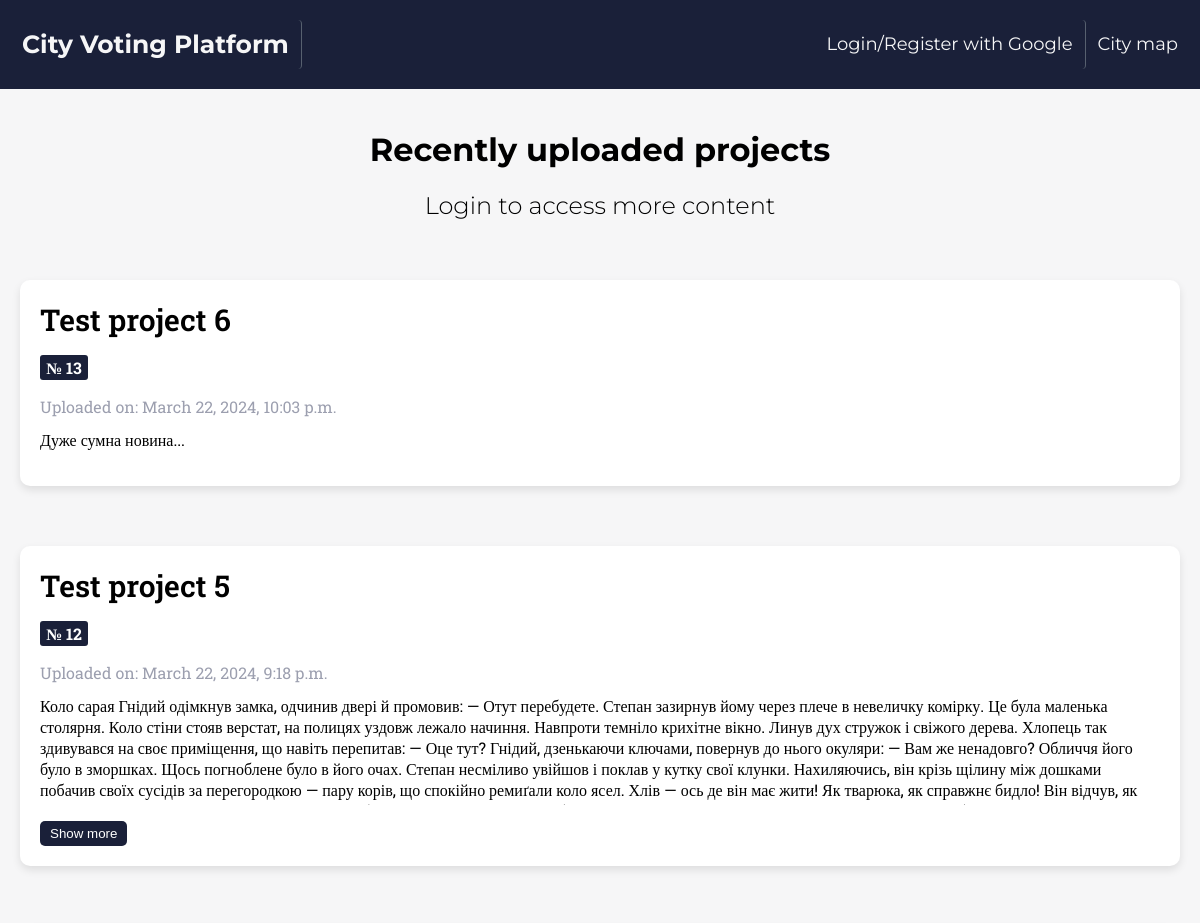
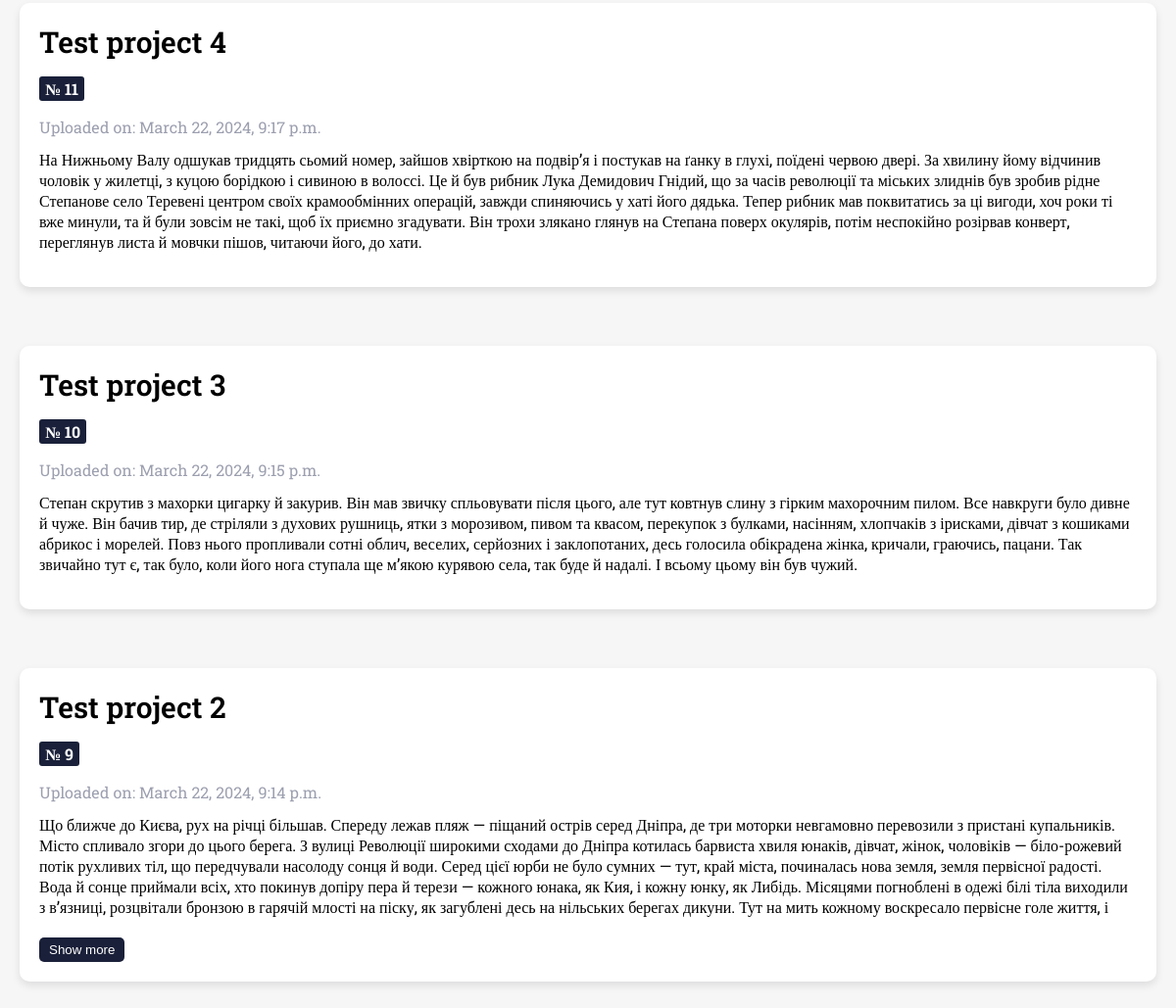
/, run on an earlier commit of the app's database (2 pictures, top to bottom).
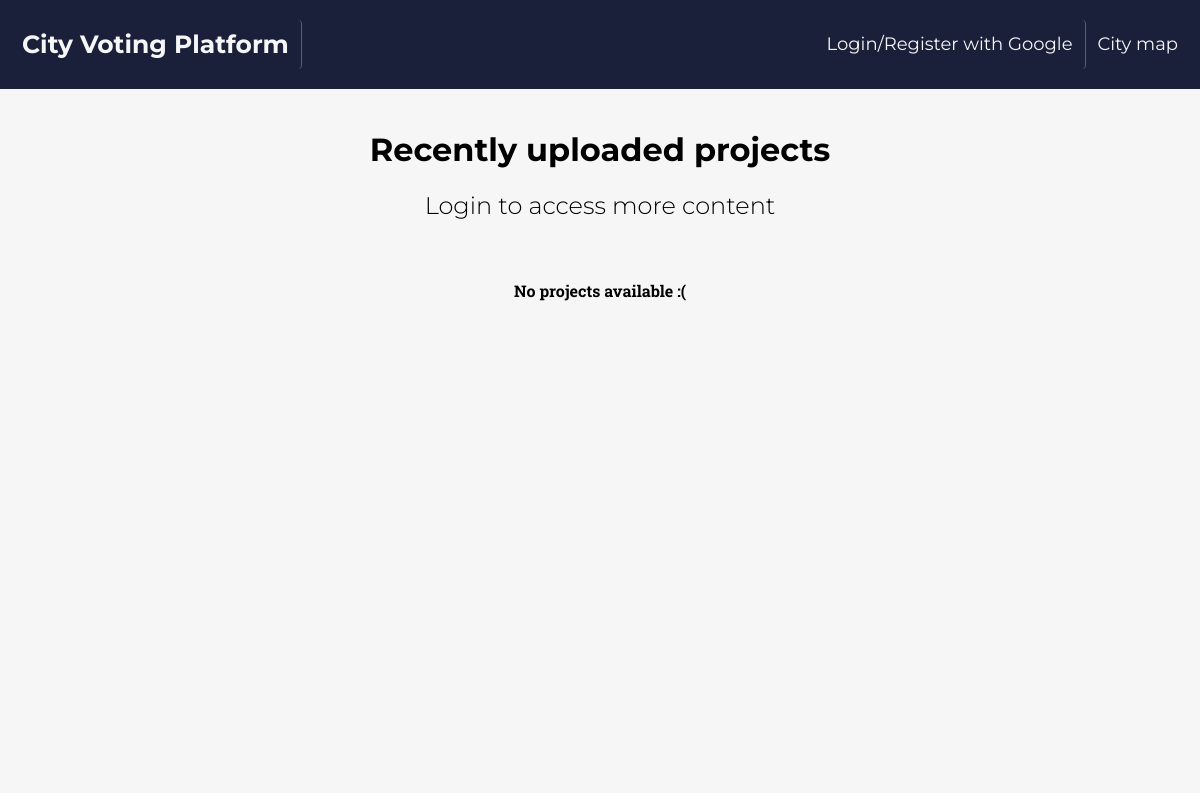
And on a later commit of the database.
### voting/models.py (models this page shows, shortened)
class Project(models.Model):
    name = models.CharField(max_length=200)
    description = models.TextField()
    pub_date = models.DateTimeField(default=timezone.now)

### homepage/views.py (the view)
# urls.py: path('', views.home, name='home'),
def home(request):
    projects = Project.objects.order_by('-pub_date')[:5]
    return render(request, "homepage/projects.html", {'projects': projects})

### templates/homepage/projects.html (shortened to what this page needs)
{% extends 'homepage/homepage.html' %}
{% load static %}
{% block content %}
<!DOCTYPE html>
<html lang="en">
<head>
    <link rel="stylesheet" href="{% static 'css/projects_style.css' %}">
</head>
<body>
    <div class="project-container">
        <header class="project-header">
            <h1>Recently uploaded projects</h1>
            {% if not user.is_authenticated %}
            <h2 class="project-disclaimer">Login to access more content</h2>
            {% endif %}
        </header>
        {% if projects %}
            {% for project in projects %}
                <div class="project-content">
                    <div class="project-card">
                    {% if not user.is_authenticated %}
                        <h2 class="project-card-title not-authenticated">{{ project.name }}</h2>
                    {% else %}
                        <h2 class="project-card-title authenticated" onclick="redirectToDetailPage({{ project.id }})">{{ project.name }}</h2>
                    {% endif %}
                        <div class="project-metadata">
                            <p class="project-id">№ {{ project.id }}</p>
                            <p class="project-upload-date">Uploaded on: {{ project.pub_date }}</p>
                        </div>
                        <div class="project-card-text-container">
                            <p class="project-card-text">{{ project.description }}</p>
                            {% if project.description|length > 700 %}
                                <button class="show-more-btn">Show more</button>
                            {% endif %}
                        </div>
                    </div>
                </div>
            {% endfor %}
        {% else %}
            <div class="no-projects">No projects available :(</div>
        {% endif %}
    </div>
</body>
</html>
{% endblock %}

What changed in the data, as far as the page shows it:
removed Project: name "Test project 6", id "13", pub_date "March 22, 2024, 10:03 p.m.", description "Дуже сумна новина..."
removed Project: name "Test project 5", id "12", pub_date "March 22, 2024, 9:18 p.m.", description "Коло сарая Гнідий одімкнув замка, одчинив двері й промовив: — Отут перебудете. Степан зазирнув йому через плече в невеличку комірку. Це була маленька столярня. Коло стіни стояв верстат, на полицях уздовж лежало начиння. Навпроти темніло крихітне вікно. Линув дух стружок і свіжого дерева. Хлопець так здивувався на своє приміщення, що навіть перепитав: — Оце тут? Гнідий, дзенькаючи ключами, повернув до нього окуляри: — Вам же ненадовго? Обличчя його було в зморшках. Щось погноблене було в його очах. Степан несміливо увійшов і поклав у кутку свої клунки. Нахиляючись, він крізь щілину між дошками побачив своїх сусідів за перегородкою — пару корів, що спокійно ремиґали коло ясел. Хлів — ось де…", shows "Show more"
removed Project: name "Test project 4", id "11", pub_date "March 22, 2024, 9:17 p.m.", description "На Нижньому Валу одшукав тридцять сьомий номер, зайшов хвірткою на подвір’я і постукав на ґанку в глухі, поїдені червою двері. За хвилину йому відчинив чоловік у жилетці, з куцою борідкою і сивиною в волоссі. Це й був рибник Лука Демидович Гнідий, що за часів революції та міських злиднів був зробив рідне Степанове село Теревені центром своїх крамообмінних операцій, завжди спиняючись у хаті його дядька. Тепер рибник мав поквитатись за ці вигоди, хоч роки ті вже минули, та й були зовсім не такі, щоб їх приємно згадувати. Він трохи злякано глянув на Степана поверх окулярів, потім неспокійно розірвав конверт, переглянув листа й мовчки пішов, читаючи його, до хати."
removed Project: name "Test project 3", id "10", pub_date "March 22, 2024, 9:15 p.m.", description "Степан скрутив з махорки цигарку й закурив. Він мав звичку спльовувати після цього, але тут ковтнув слину з гірким махорочним пилом. Все навкруги було дивне й чуже. Він бачив тир, де стріляли з духових рушниць, ятки з морозивом, пивом та квасом, перекупок з булками, насінням, хлопчаків з ірисками, дівчат з кошиками абрикос і морелей. Повз нього пропливали сотні облич, веселих, серйозних і заклопотаних, десь голосила обікрадена жінка, кричали, граючись, пацани. Так звичайно тут є, так було, коли його нога ступала ще м’якою курявою села, так буде й надалі. І всьому цьому він був чужий."
removed Project: name "Test project 2", id "9", pub_date "March 22, 2024, 9:14 p.m.", description "Що ближче до Києва, рух на річці більшав. Спереду лежав пляж — піщаний острів серед Дніпра, де три моторки невгамовно перевозили з пристані купальників. Місто спливало згори до цього берега. З вулиці Революції широкими сходами до Дніпра котилась барвиста хвиля юнаків, дівчат, жінок, чоловіків — біло-рожевий потік рухливих тіл, що передчували насолоду сонця й води. Серед цієї юрби не було сумних — тут, край міста, починалась нова земля, земля первісної радості. Вода й сонце приймали всіх, хто покинув допіру пера й терези — кожного юнака, як Кия, і кожну юнку, як Либідь. Місяцями погноблені в одежі білі тіла виходили з в’язниці, розцвітали бронзою в гарячій млості на піску, як загублені десь…", shows "Show more"
Also different on the page:
text now shown: "No projects available :("
